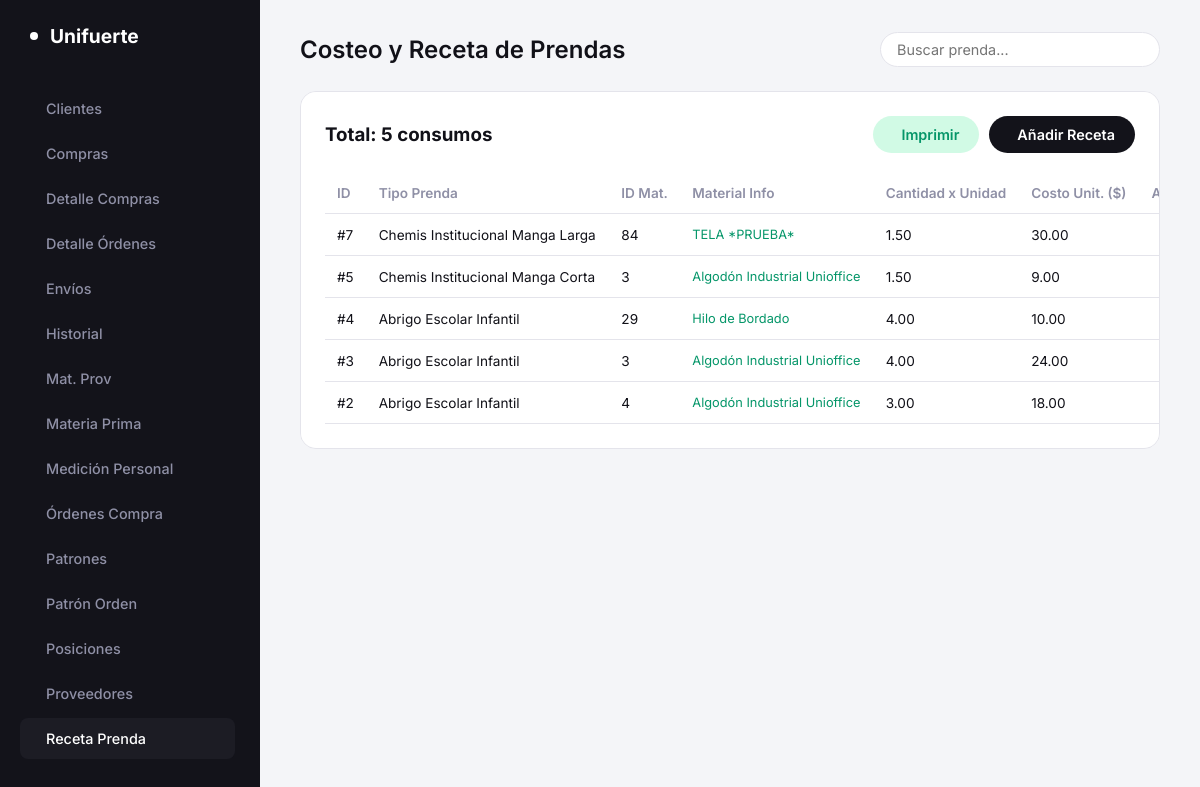
The page /entidades/Receta_Prenda/index.php on the database its author committed.
### tables this page shows
CREATE TABLE `receta_prenda` (
  `ID` int(11) NOT NULL,
  `id_producto` int(11) DEFAULT NULL,
  `tipo_prenda` varchar(100) DEFAULT NULL,
  `id_materia_prima` int(11) DEFAULT NULL,
  `cantidad_por_unidad` decimal(10,2) DEFAULT NULL,
  `Costo_unitario` decimal(10,2) DEFAULT NULL,
  `id_receta_master` int(11) DEFAULT 0
);

CREATE TABLE `materia_prima` (
  `ID` int(11) NOT NULL,
  `id_mp_subcategoria` int(11) DEFAULT NULL,
  `nombre` varchar(255) DEFAULT NULL,
  `textura` varchar(255) DEFAULT NULL,
  `color` varchar(100) DEFAULT NULL,
  `codigo_color` varchar(50) DEFAULT NULL,
  `tamano_dimension` varchar(100) DEFAULT NULL,
  `origen_procedencia` varchar(255) DEFAULT NULL,
  `unidad_medida` varchar(50) DEFAULT NULL,
  `stock_actual` decimal(10,2) DEFAULT NULL,
  `stock_minimo` decimal(10,2) DEFAULT NULL,
  `composicion` varchar(255) DEFAULT NULL,
  `foto` varchar(255) DEFAULT NULL,
  `costo` decimal(10,2) DEFAULT NULL,
  `descripcion` text DEFAULT NULL
);

### entidades/Receta_Prenda/index.php (the view, shortened to what this page needs)
<?php require_once '../../conexion.php'; $sql = "SELECT rp.*, m.nombre as mat_nombre FROM receta_prenda rp LEFT JOIN materia_prima m ON rp.id_materia_prima = m.ID ORDER BY rp.ID DESC"; $recetas = $pdo->query($sql)->fetchAll(PDO::FETCH_ASSOC); ?>
<!DOCTYPE html><html lang="es"><head><link rel="stylesheet" href="../../estilos.css"></head>
<body>
    <aside class="sidebar">
        <div class="logo">
            <div class="logo-icon"><i class="ph-bold ph-factory"></i></div>
            Unifuerte
        </div>
        <nav class="nav-menu" style="overflow-y: auto; padding-right: 5px;">
            <a href="../Cliente/" class="nav-item"><i class="ph ph-users"></i> Clientes</a>
            <a href="../Compra/" class="nav-item"><i class="ph ph-shopping-bag"></i> Compras</a>
            <a href="../Detalle_Compra/" class="nav-item"><i class="ph ph-receipt"></i> Detalle Compras</a>
            <a href="../Detalle_Orden_Compra/" class="nav-item"><i class="ph ph-list-numbers"></i> Detalle Órdenes</a>
            <a href="../Envio/" class="nav-item"><i class="ph ph-airplane-tilt"></i> Envíos</a>
            <a href="../Historial_Actividad/" class="nav-item"><i class="ph ph-clock-counter-clockwise"></i> Historial</a>
            <a href="../Mat_Prov/" class="nav-item"><i class="ph ph-handshake"></i> Mat. Prov</a>
            <a href="../Materia_Prima/" class="nav-item"><i class="ph ph-t-shirt"></i> Materia Prima</a>
            <a href="../Medicion_Personal/" class="nav-item"><i class="ph ph-ruler"></i> Medición Personal</a>
            <a href="../Orden_Compra/" class="nav-item"><i class="ph ph-shopping-cart"></i> Órdenes Compra</a>
            <a href="../Patron/" class="nav-item"><i class="ph ph-scissors"></i> Patrones</a>
            <a href="../Patron_orden/" class="nav-item"><i class="ph ph-copy"></i> Patrón Orden</a>
            <a href="../Posicion/" class="nav-item"><i class="ph ph-briefcase"></i> Posiciones</a>
            <a href="../Provedor/" class="nav-item"><i class="ph ph-truck"></i> Proveedores</a>
            <a href="../Receta_Prenda/" class="nav-item active"><i class="ph ph-notepad"></i> Receta Prenda</a>
            <a href="../Tarea/" class="nav-item"><i class="ph ph-clipboard-text"></i> Tareas</a>
        </nav>
    </aside>
    <main class="main-content">
        <header class="header"><h1>Costeo y Receta de Prendas</h1><div class="search-bar"><input type="text" id="buscador" onkeyup="buscarTabla()" placeholder="Buscar prenda..."></div></header>
        <div class="card">
            <div class="card-header"><h3>Total: <?= count($recetas) ?> consumos</h3><div style="display:flex;gap:10px;"><button class="btn btn-report" onclick="window.open('reporte.php','_blank')"><i class="ph-bold ph-printer"></i> Imprimir</button><button class="btn btn-primary" onclick="agregarFilaVacia()"><i class="ph-bold ph-plus"></i> Añadir Receta</button></div></div>
            <table id="tablaDatos">
                <thead><tr><th>ID</th><th>Tipo Prenda</th><th>ID Mat.</th><th>Material Info</th><th>Cantidad x Unidad</th><th>Costo Unit. ($)</th><th style="text-align:center;">Acciones</th></tr></thead>
                <tbody id="cuerpoTabla">
                    <?php foreach($recetas as $rp): ?>
                    <tr id="row-<?= $rp['ID'] ?>"><td>#<?= $rp['ID'] ?></td><td data-campo="tipo_prenda"><?= htmlspecialchars($rp['tipo_prenda'] ?? '') ?></td><td data-campo="id_materia_prima"><?= htmlspecialchars($rp['id_materia_prima'] ?? '') ?></td><td style="color:var(--color-green); font-size:0.8rem;"><?= htmlspecialchars($rp['mat_nombre'] ?? 'N/A') ?></td><td data-campo="cantidad_por_unidad"><?= htmlspecialchars($rp['cantidad_por_unidad'] ?? '') ?></td><td data-campo="Costo_unitario"><?= htmlspecialchars($rp['Costo_unitario'] ?? '') ?></td>
                    <td style="text-align:center;white-space:nowrap;"></td></tr>
                    <?php endforeach; ?>
                </tbody>
            </table>
        </div>
    </main>
</body></html>

### estilos.css (style rules this page uses)
:root { --sidebar-bg: #13131A; --sidebar-hover: #1C1C24; --main-bg: #F4F5F8; --card-bg: #FFFFFF; --text-dark: #111118; --text-muted: #8F90A6; --text-white: #FFFFFF; --border-color: #E4E4EB; --color-green: #059669; --bg-green: #D1FAE5; --color-red: #E11D48; --radius-sm: 8px; --radius-md: 12px; --radius-lg: 16px; }
* { margin: 0; padding: 0; box-sizing: border-box; font-family: 'Inter', sans-serif; }
body { display: flex; height: 100vh; background-color: var(--main-bg); color: var(--text-dark); overflow: hidden; }
.sidebar { width: 260px; background-color: var(--sidebar-bg); color: var(--text-muted); display: flex; flex-direction: column; padding: 24px 20px; flex-shrink: 0; }
.logo { display: flex; align-items: center; gap: 12px; font-size: 1.2rem; font-weight: 700; color: var(--text-white); margin-bottom: 40px; padding: 0 10px; }
.logo-icon { background: var(--text-white); color: var(--sidebar-bg); padding: 4px; border-radius: 6px; display: flex; align-items: center; justify-content: center; }
.nav-menu { list-style: none; display: flex; flex-direction: column; gap: 4px; flex: 1; }
.nav-item { display: flex; align-items: center; gap: 12px; padding: 12px 14px; border-radius: var(--radius-sm); cursor: pointer; font-weight: 500; font-size: 0.9rem; transition: 0.2s; color: var(--text-muted); text-decoration: none; }
.nav-item:hover, .nav-item.active { background-color: var(--sidebar-hover); color: var(--text-white); }
.main-content { flex: 1; padding: 32px 40px; overflow-y: auto; display: flex; flex-direction: column; gap: 24px; }
.header { display: flex; justify-content: space-between; align-items: center; }
.header h1 { font-size: 1.5rem; font-weight: 600; }
.search-bar { display: flex; align-items: center; background: var(--card-bg); border: 1px solid var(--border-color); border-radius: 24px; padding: 8px 16px; width: 280px; gap: 8px; }
.search-bar input { border: none; outline: none; width: 100%; font-size: 0.9rem; background: transparent; }
.btn { padding: 10px 20px; border-radius: 20px; font-weight: 600; border: none; cursor: pointer; display: flex; align-items: center; gap: 8px; font-size: 0.9rem; transition: 0.2s; }
.btn-primary { background: var(--sidebar-bg); color: white; }
.btn-report { background: var(--bg-green); color: var(--color-green); }
.card { background: var(--card-bg); border-radius: var(--radius-lg); border: 1px solid var(--border-color); padding: 24px; overflow-x: auto; }
.card-header { display: flex; justify-content: space-between; align-items: center; margin-bottom: 20px; }
table { width: 100%; border-collapse: collapse; min-width: 900px; }
th { text-align: left; padding: 12px; color: var(--text-muted); font-weight: 600; font-size: 0.85rem; border-bottom: 1px solid var(--border-color); white-space: nowrap; }
td { padding: 12px; font-size: 0.85rem; border-bottom: 1px solid var(--border-color); vertical-align: middle; }

### rows shown on the page
receta_prenda: ID "7", tipo_prenda "Chemis Institucional Manga Larga", id_materia_prima "84", id_materia_prima.nombre "TELA *PRUEBA*", cantidad_por_unidad "1.50", Costo_unitario "30.00"
receta_prenda: ID "5", tipo_prenda "Chemis Institucional Manga Corta", id_materia_prima "3", id_materia_prima.nombre "Algodón Industrial Unioffice", cantidad_por_unidad "1.50", Costo_unitario "9.00"
receta_prenda: ID "4", tipo_prenda "Abrigo Escolar Infantil", id_materia_prima "29", id_materia_prima.nombre "Hilo de Bordado", cantidad_por_unidad "4.00", Costo_unitario "10.00"
receta_prenda: ID "3", tipo_prenda "Abrigo Escolar Infantil", id_materia_prima "3", id_materia_prima.nombre "Algodón Industrial Unioffice", cantidad_por_unidad "4.00", Costo_unitario "24.00"
receta_prenda: ID "2", tipo_prenda "Abrigo Escolar Infantil", id_materia_prima "4", id_materia_prima.nombre "Algodón Industrial Unioffice", cantidad_por_unidad "3.00", Costo_unitario "18.00"

### other values the page prints
count($recetas) "5"
